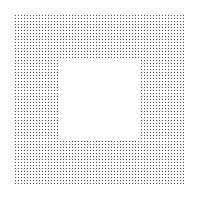
Frame 1 (no input)
Frame 60 (the mouse pressed at the canvas centre just before this capture): identical to frame 1, image omitted
Frame 120 (the mouse held since frame 60 and released just before this capture): identical to frame 1, image omitted

The Processing sketch that drew this single still picture (run headless with seeded random() and noise(); from frame 60 on, the mouse is pressed at the canvas centre):

// Processing sketch: processing_15092
// ── processing_15092.pde

void setup(){
size(200,200);
background(255); 
}
void draw(){
for(int x=15; x<185; x=x+3){
for(int y=15; y<185; y=y+3){
point(x,y);
 } 
}
noStroke();
rect(60,60,80,80);
}
 
                                
